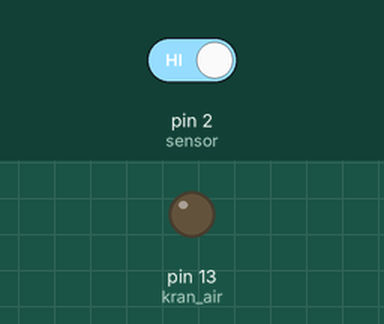
The sketch below on a simulated Arduino Uno, built with avr-gcc and run on an emulated ATmega328P. On the bench: output pins drawn as LEDs (lit = HIGH). Dashed ring = blinking. The inputs (shaded band) are chosen by the test bench; at power-on: pin 2 (sensor) HIGH.

Above: at 1.2 s.
1.3 s: pin 2 (sensor) driven LOW
At 2.1 s:
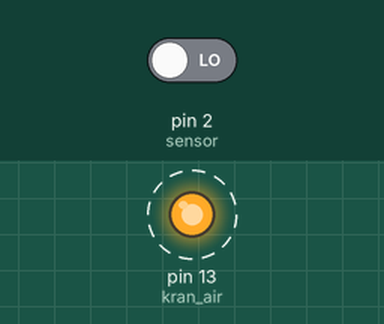
Timing chart, 0 to 10.3 s (numbered marks = the images above; inputs shaded):
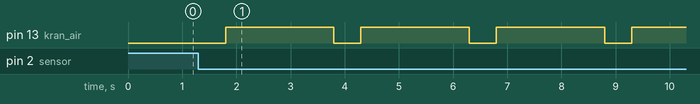

The sketch:

Latihan_Sensor_kran_elektrik.ino
```cpp
int sensorState = 0;
// the setup function runs once when you press reset or power the board
void setup() {
  // initialize digital pin LED_BUILTIN as an output.
  pinMode(2, INPUT_PULLUP);
  pinMode(13, OUTPUT); // kran air

}

// the loop function runs over and over again forever
void loop() {
  sensorState = digitalRead(2); //baca sensor di pin 2
  if(sensorState == LOW)
{
    delay(500);
    if (sensorState == LOW)
    {
    digitalWrite(13, HIGH); //nyalakan kran elektrik
    delay(2000);           //tunda 20 detik
    digitalWrite(13, LOW);  //matikan kran elektrik

  }}
}
```

Measured:
- after the input at 1.3 s, pin 13 (kran_air): alternates HIGH for 2.0 s and LOW for 0.50 s, starting after 0.50 s
